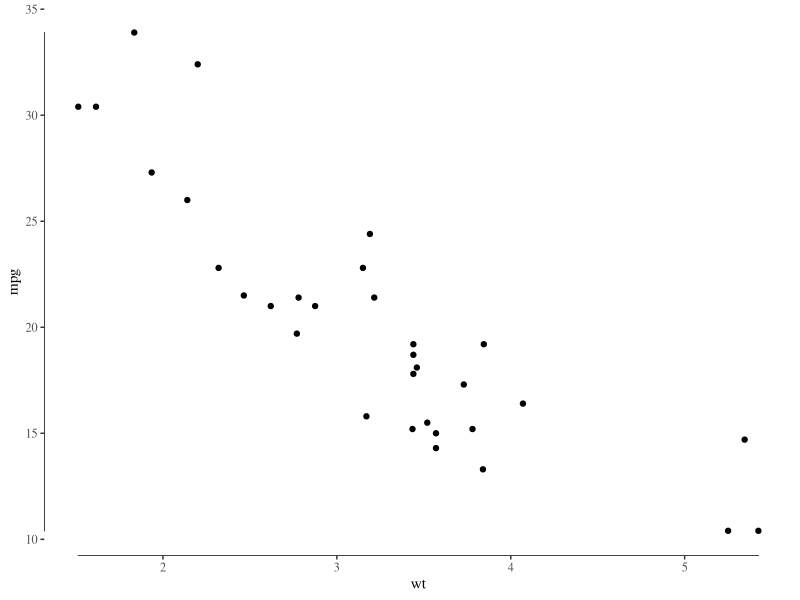
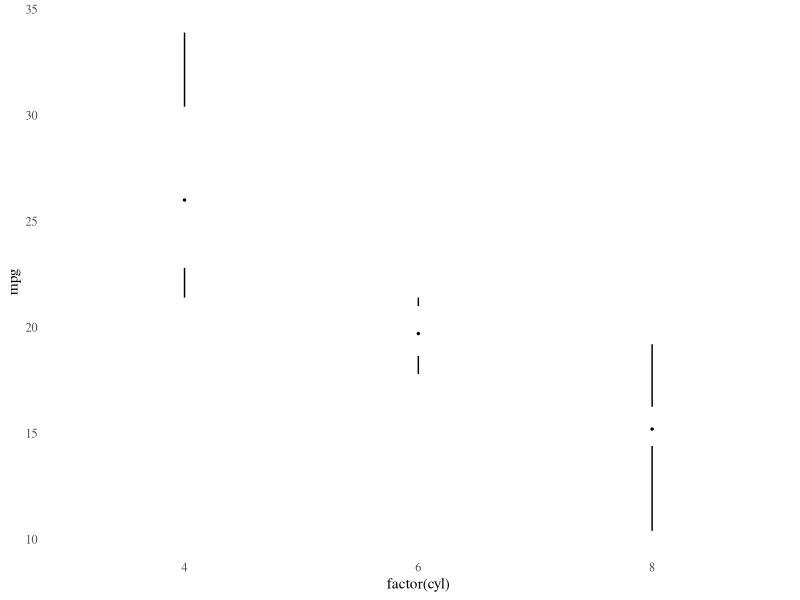
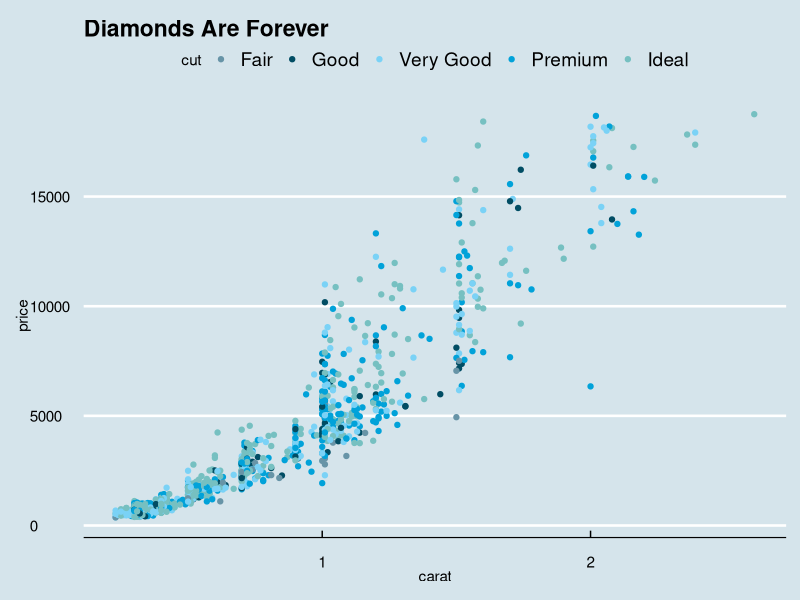
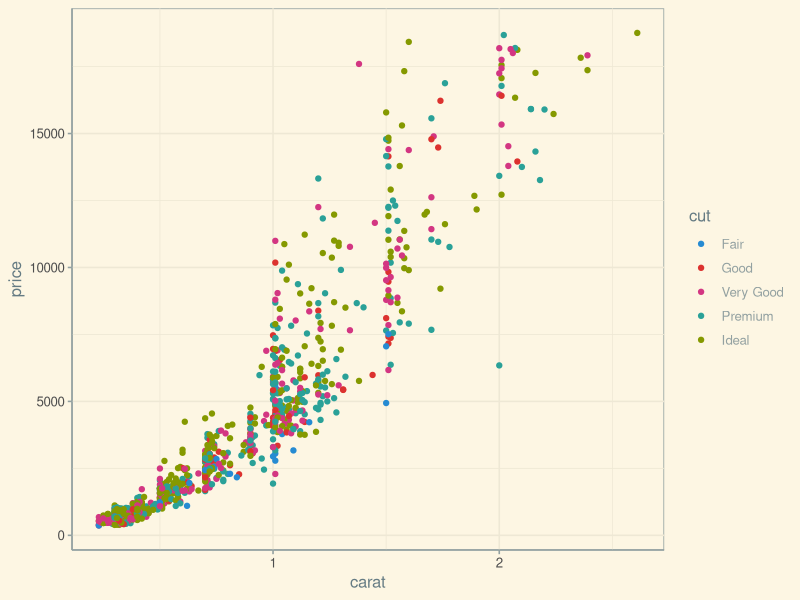
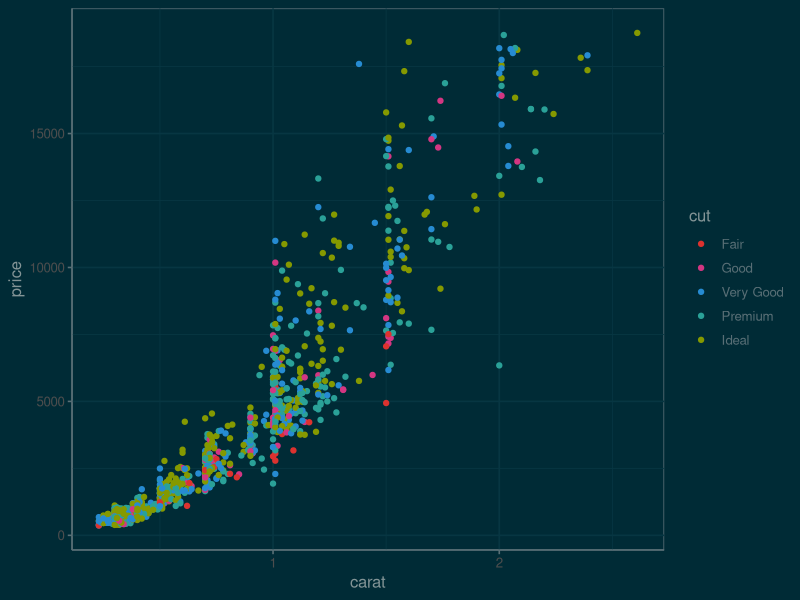
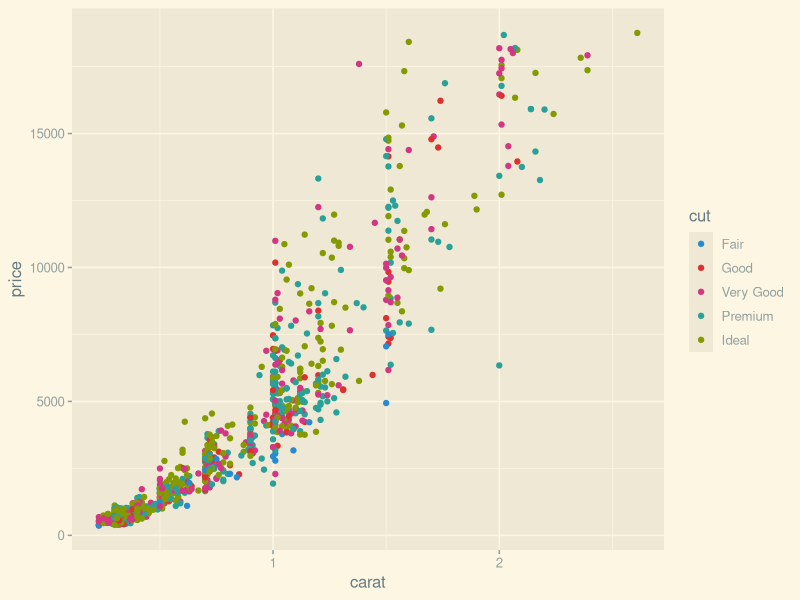
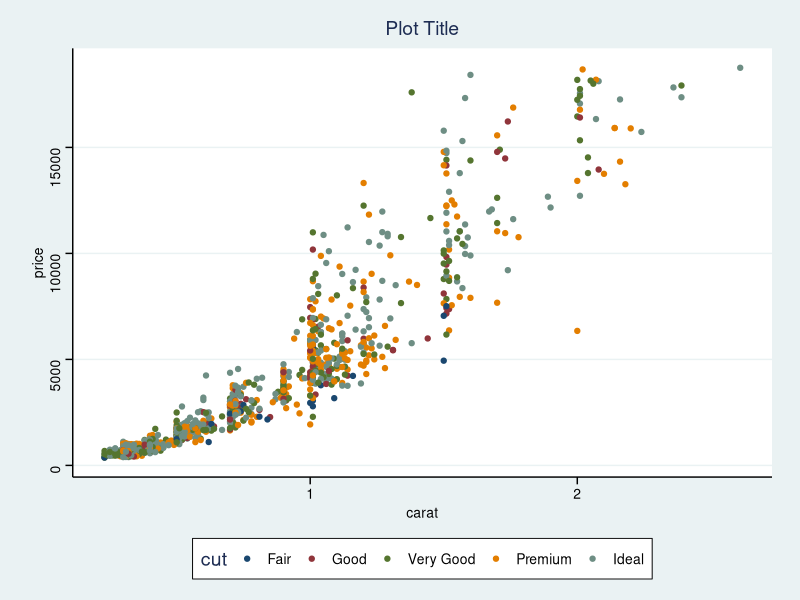
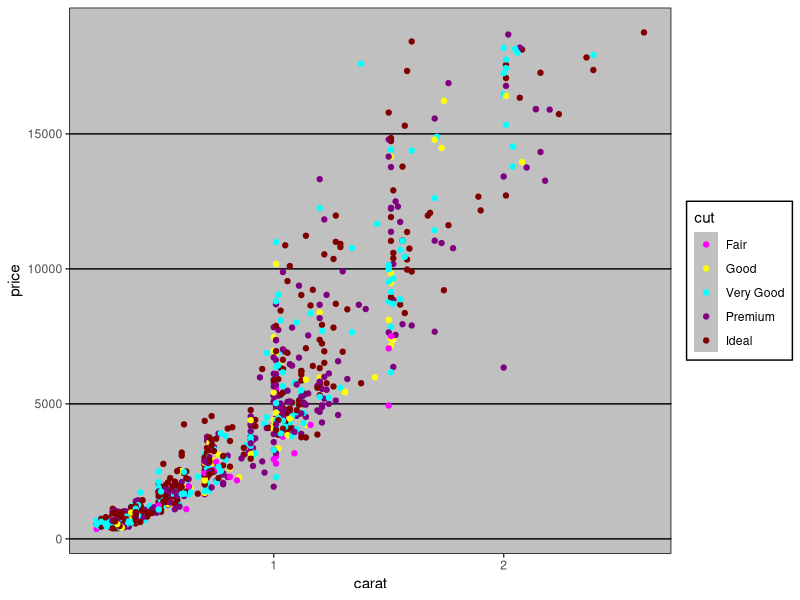

The R script that drew these images, in order: (Note: this script raises an error after producing the figures.)
## ---- chunk 1
library("ggplot2")
library("ggthemes")
dsamp <- diamonds[sample(nrow(diamonds), 1000), ]
## ---- chunk 2
(ggplot(mtcars, aes(wt, mpg))
  + geom_point() + geom_rangeframe()
  + theme_tufte())
## ---- chunk 3
(ggplot(mtcars, aes(factor(cyl), mpg)) 
 + theme_tufte(ticks=FALSE)
 + geom_tufteboxplot())
## ---- chunk 4
(qplot(carat, price, data=dsamp, colour=cut)
 + theme_economist()
 + scale_colour_economist()
 + ggtitle("Diamonds Are Forever"))
## ---- chunk 5
(qplot(carat, price, data=dsamp, colour=cut)
                             + theme_solarized()
                             + scale_colour_solarized("blue"))
## ---- chunk 6
(qplot(carat, price, data=dsamp, colour=cut)
                             + theme_solarized(light=FALSE)
                             + scale_colour_solarized("red"))
## ---- chunk 7
(qplot(carat, price, data=dsamp, colour=cut)
                             + theme_solarized_2()
                             + scale_colour_solarized("blue"))
## ---- chunk 8
(qplot(carat, price, data=dsamp, colour=cut)
                             + theme_stata() 
                             + scale_colour_stata()
                             + ggtitle("Plot Title"))
## ---- chunk 9
(qplot(carat, price, data=dsamp, colour=cut)
 + theme_excel() 
 + scale_colour_excel())

## ---- chunk 10
(ggplot(diamonds, aes(clarity, fill=cut)) 
 + geom_bar()
 + scale_fill_excel()
 + theme_excel())
## ---- chunk 11
(qplot(carat, price, data=dsamp, colour=cut)
 + theme_igray())
## ---- chunk 12
(qplot(hp, mpg, data= subset(mtcars, cyl != 5), geom="point", color = factor(cyl))
 + geom_smooth(method = "lm", se = FALSE)
 + scale_color_fivethirtyeight()
 + theme_fivethirtyeight())
## ---- chunk 13
(qplot(carat, price, data=dsamp, colour=cut)
 + theme_igray()
 + scale_colour_tableau())
## ---- chunk 14
(qplot(carat, price, data=dsamp, colour=cut)
 + theme_igray()
 + scale_colour_tableau("colorblind10"))
## ---- chunk 15
(qplot(carat, price, data=dsamp, colour=cut)
 + theme_few()
 + scale_colour_few())
## ---- chunk 16
(qplot(carat, price, data=dsamp, colour=cut)
 + theme_wsj()
 + scale_colour_wsj("colors6", "")
 + ggtitle("Diamond Prices"))
## ---- chunk 17
(qplot(carat, price, data=dsamp, colour=clarity)
 + theme_gdocs()
 + ggtitle("Diamonds")
 + scale_color_gdocs())
## ---- chunk 18
(qplot(carat, price, data=dsamp, colour=clarity)
 + theme_calc()
 + ggtitle("Diamonds")
 + scale_color_calc())
## ---- chunk 19
(qplot(carat, price, data = dsamp, colour = clarity)
 + theme_pander()
 + scale_colour_pander())
## ---- chunk 20
(ggplot(dsamp, aes(clarity, fill = cut)) + geom_bar()
  + theme_pander()
  + scale_fill_pander())
## ---- chunk 21
(qplot(carat, price, data = dsamp, colour = cut)
 + theme_hc()
 + scale_colour_hc()
 + ggtitle("Diamonds Are Forever"))
## ---- chunk 22
(qplot(carat, price, data = dsamp, colour = cut)
 + theme_hc(bgcolor = "darkunica")
 + scale_colour_hc("darkunica")
 + ggtitle("Diamonds Are Forever"))
## ---- chunk 23
dtemp <- data.frame(months = factor(rep(substr(month.name,1,3), 4), levels = substr(month.name,1,3)),
                    city = rep(c("Tokyo", "New York", "Berlin", "London"), each = 12),
                    temp = c(7.0, 6.9, 9.5, 14.5, 18.2, 21.5, 25.2, 26.5, 23.3, 18.3, 13.9, 9.6,
                             -0.2, 0.8, 5.7, 11.3, 17.0, 22.0, 24.8, 24.1, 20.1, 14.1, 8.6, 2.5,
                             -0.9, 0.6, 3.5, 8.4, 13.5, 17.0, 18.6, 17.9, 14.3, 9.0, 3.9, 1.0,
                             3.9, 4.2, 5.7, 8.5, 11.9, 15.2, 17.0, 16.6, 14.2, 10.3, 6.6, 4.8))
## ---- chunk 24
qplot(months, temp, data=dtemp, group=city, color=city, geom="line") +
  geom_point(size=1.1) + 
  ggtitle("Monthly Average Temperature") +
  theme_hc() +
  scale_colour_hc()
## ---- chunk 25
qplot(months, temp, data=dtemp, group=city, color=city, geom="line") +
  geom_point(size=1.1) + 
  ggtitle("Monthly Average Temperature") +
  theme_hc(bgcolor = "darkunica") +
  scale_fill_hc("darkunica")
